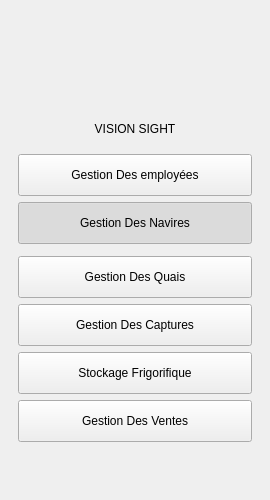
     <widget class="QWidget" name="sidebar" native="true">
      <property name="minimumSize">
       <size>
                <width>270</width>
        <height>0</height>
       </size>
      </property>
      <property name="maximumSize">
       <size>
                <width>270</width>
        <height>16777215</height>
       </size>
      </property>
      <layout class="QVBoxLayout" name="sidebarLayout">
       <property name="spacing">
        <number>6</number>
       </property>
       <property name="leftMargin">
        <number>18</number>
       </property>
       <property name="topMargin">
        <number>18</number>
       </property>
       <property name="rightMargin">
        <number>18</number>
       </property>
       <property name="bottomMargin">
        <number>18</number>
       </property>
       <item>
        <widget class="QWidget" name="brandBox" native="true">
         <layout class="QVBoxLayout" name="brandBoxLayout">
          <property name="spacing"><number>8</number></property>
          <property name="leftMargin"><number>0</number></property>
          <property name="topMargin"><number>0</number></property>
          <property name="rightMargin"><number>0</number></property>
          <property name="bottomMargin"><number>0</number></property>
          <item alignment="Qt::AlignmentFlag::AlignHCenter">
           <widget class="QLabel" name="lblLogo">
            <property name="minimumSize">
             <size>
              <width>96</width>
              <height>96</height>
             </size>
            </property>
            <property name="maximumSize">
             <size>
              <width>96</width>
              <height>96</height>
             </size>
            </property>
            <property name="text">
             <string/>
            </property>
            <property name="alignment">
             <set>Qt::AlignmentFlag::AlignCenter</set>
            </property>
            <property name="pixmap">
             <pixmap resource="resources.qrc">:/logo_circle.png</pixmap>
            </property>
            <property name="scaledContents">
             <bool>true</bool>
            </property>
           </widget>
          </item>
          <item alignment="Qt::AlignmentFlag::AlignHCenter">
           <widget class="QLabel" name="lblSidebarTitle">
            <property name="text">
             <string>VISION SIGHT</string>
            </property>
            <property name="alignment">
             <set>Qt::AlignmentFlag::AlignCenter</set>
            </property>
           </widget>
          </item>
         </layout>
        </widget>
       </item>
       <item>
        <spacer name="brandSpacer">
         <property name="orientation">
          <enum>Qt::Orientation::Vertical</enum>
         </property>
         <property name="sizeType">
          <enum>QSizePolicy::Policy::Fixed</enum>
         </property>
         <property name="sizeHint" stdset="0">
          <size>
           <width>20</width>
           <height>12</height>
          </size>
         </property>
        </spacer>
       </item>
       <item>
        <widget class="QPushButton" name="btnGestionEmployees">
         <property name="minimumSize">
          <size>
           <width>0</width>
           <height>42</height>
          </size>
         </property>
         <property name="text">
          <string>Gestion Des employées</string>
         </property>
         <property name="checkable">
          <bool>false</bool>
         </property>
         <property name="checked">
          <bool>false</bool>
         </property>
        </widget>
       </item>
       <item>
        <widget class="QPushButton" name="btnGestionNavires">
         <property name="minimumSize">
          <size>
           <width>0</width>
           <height>42</height>
          </size>
         </property>
         <property name="text">
          <string>Gestion Des Navires</string>
         </property>
         <property name="checkable">
          <bool>true</bool>
         </property>
         <property name="checked">
          <bool>true</bool>
         </property>
        </widget>
       </item>
            <item>
             <widget class="QWidget" name="naviresMenu" native="true">
                <property name="visible">
                 <bool>false</bool>
                </property>
                <property name="maximumSize">
                 <size>
                    <width>16777215</width>
                    <height>0</height>
                 </size>
                </property>
                <layout class="QVBoxLayout" name="naviresMenuLayout">
                 <property name="spacing">
                    <number>2</number>
                 </property>
                 <property name="leftMargin">
                    <number>0</number>
                 </property>
                 <property name="topMargin">
                    <number>0</number>
                 </property>
                 <property name="rightMargin">
                    <number>0</number>
                 </property>
                 <property name="bottomMargin">
                    <number>0</number>
                 </property>
                 <item>
                    <widget class="QPushButton" name="btnNaviresAffichage">
                     <property name="minimumSize">
                        <size>
                         <width>0</width>
                         <height>36</height>
                        </size>
                     </property>
                     <property name="text">
                        <string>Affichage</string>
                     </property>
                     <property name="checkable">
                        <bool>true</bool>
                     </property>
                     <property name="checked">
                        <bool>true</bool>
                     </property>
                    </widget>
                 </item>
                 <item>
                    <widget class="QPushButton" name="btnNaviresStatistique">
                     <property name="minimumSize">
                        <size>
                         <width>0</width>
                         <height>36</height>
                        </size>
                     </property>
                     <property name="text">
                        <string>Statistique</string>
                     </property>
                     <property name="checkable">
                        <bool>true</bool>
                     </property>
                    </widget>
                 </item>
                 <item>
                    <widget class="QPushButton" name="btnNaviresAvancees">
                     <property name="minimumSize">
                        <size>
                         <width>0</width>
                         <height>36</height>
                        </size>
                     </property>
                     <property name="text">
                        <string>Avancées</string>
                     </property>
                     <property name="checkable">
                        <bool>true</bool>
                     </property>
                    </widget>
                 </item>
                </layout>
             </widget>
            </item>
       <item>
        <widget class="QPushButton" name="btnGestionQuais">
         <property name="minimumSize">
          <size>
           <width>0</width>
           <height>42</height>
          </size>
         </property>
         <property name="text">
          <string>Gestion Des Quais</string>
         </property>
         <property name="checkable">
          <bool>false</bool>
         </property>
        </widget>
       </item>
       <item>
        <widget class="QPushButton" name="btnGestionCaptures">
         <property name="minimumSize">
          <size>
           <width>0</width>
           <height>42</height>
          </size>
         </property>
         <property name="text">
          <string>Gestion Des Captures</string>
         </property>
         <property name="checkable">
          <bool>false</bool>
         </property>
        </widget>
       </item>
       <item>
        <widget class="QPushButton" name="btnStockageFrigorifique">
         <property name="minimumSize">
          <size>
           <width>0</width>
           <height>42</height>
          </size>
         </property>
         <property name="text">
          <string>Stockage Frigorifique</string>
         </property>
         <property name="checkable">
          <bool>false</bool>
         </property>
        </widget>
       </item>
       <item>
        <widget class="QPushButton" name="btnGestionVentes">
         <property name="minimumSize">
          <size>
           <width>0</width>
           <height>42</height>
          </size>
         </property>
         <property name="text">
          <string>Gestion Des Ventes</string>
         </property>
         <property name="checkable">
          <bool>false</bool>
         </property>
        </widget>
       </item>
       <item>
        <spacer name="sidebarBottomSpacer">
         <property name="orientation">
          <enum>Qt::Orientation::Vertical</enum>
         </property>
         <property name="sizeHint" stdset="0">
          <size>
           <width>20</width>
           <height>40</height>
          </size>
         </property>
        </spacer>
       </item>
      </layout>
     </widget>
